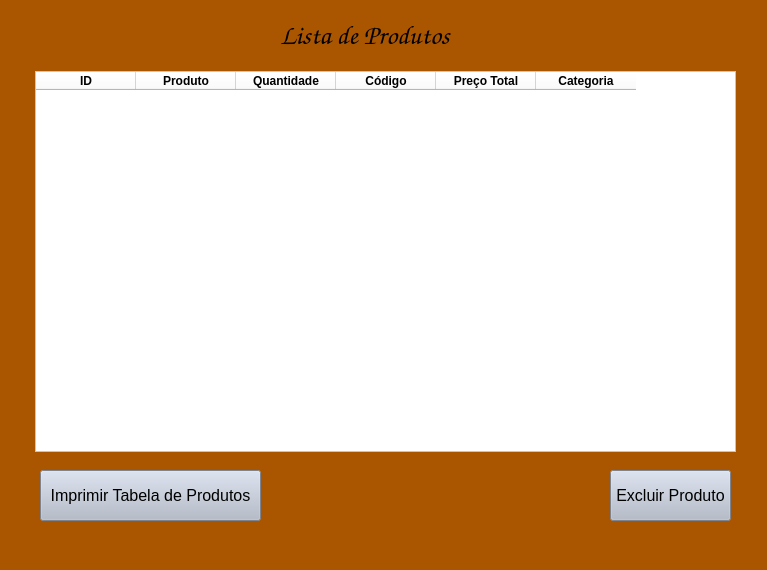
<?xml version="1.0" encoding="UTF-8"?>
<ui version="4.0">
 <class>MainWindow</class>
 <widget class="QMainWindow" name="MainWindow">
  <property name="geometry">
   <rect>
    <x>0</x>
    <y>0</y>
    <width>767</width>
    <height>570</height>
   </rect>
  </property>
  <property name="windowTitle">
   <string>MainWindow</string>
  </property>
  <property name="styleSheet">
   <string notr="true">background-color: rgb(170, 85, 0);</string>
  </property>
  <widget class="QWidget" name="centralwidget">
   <widget class="QLabel" name="label">
    <property name="geometry">
     <rect>
      <x>280</x>
      <y>10</y>
      <width>231</width>
      <height>51</height>
     </rect>
    </property>
    <property name="font">
     <font>
      <family>Comic Sans MS</family>
      <pointsize>20</pointsize>
     </font>
    </property>
    <property name="text">
     <string>Lista de Produtos</string>
    </property>
   </widget>
   <widget class="QTableWidget" name="tableWidget">
    <property name="geometry">
     <rect>
      <x>35</x>
      <y>71</y>
      <width>701</width>
      <height>381</height>
     </rect>
    </property>
    <property name="minimumSize">
     <size>
      <width>701</width>
      <height>381</height>
     </size>
    </property>
    <property name="maximumSize">
     <size>
      <width>701</width>
      <height>381</height>
     </size>
    </property>
    <property name="font">
     <font>
      <pointsize>12</pointsize>
     </font>
    </property>
    <property name="styleSheet">
     <string notr="true">background-color: rgb(255, 255, 255);</string>
    </property>
    <column>
     <property name="text">
      <string>ID</string>
     </property>
     <property name="font">
      <font>
       <weight>75</weight>
       <bold>true</bold>
      </font>
     </property>
    </column>
    <column>
     <property name="text">
      <string>Produto</string>
     </property>
     <property name="font">
      <font>
       <weight>75</weight>
       <bold>true</bold>
      </font>
     </property>
    </column>
    <column>
     <property name="text">
      <string>Quantidade</string>
     </property>
     <property name="font">
      <font>
       <weight>75</weight>
       <bold>true</bold>
      </font>
     </property>
    </column>
    <column>
     <property name="text">
      <string>Código</string>
     </property>
     <property name="font">
      <font>
       <weight>75</weight>
       <bold>true</bold>
      </font>
     </property>
    </column>
    <column>
     <property name="text">
      <string>Preço Total</string>
     </property>
     <property name="font">
      <font>
       <weight>75</weight>
       <bold>true</bold>
      </font>
     </property>
    </column>
    <column>
     <property name="text">
      <string>Categoria</string>
     </property>
     <property name="font">
      <font>
       <weight>75</weight>
       <bold>true</bold>
      </font>
     </property>
    </column>
   </widget>
   <widget class="QPushButton" name="pushButton">
    <property name="geometry">
     <rect>
      <x>40</x>
      <y>470</y>
      <width>221</width>
      <height>51</height>
     </rect>
    </property>
    <property name="font">
     <font>
      <pointsize>12</pointsize>
     </font>
    </property>
    <property name="styleSheet">
     <string notr="true">background-color: rgb(177, 185, 200);</string>
    </property>
    <property name="text">
     <string>Imprimir Tabela de Produtos</string>
    </property>
   </widget>
   <widget class="QPushButton" name="pushButton_2">
    <property name="geometry">
     <rect>
      <x>610</x>
      <y>470</y>
      <width>121</width>
      <height>51</height>
     </rect>
    </property>
    <property name="font">
     <font>
      <pointsize>12</pointsize>
     </font>
    </property>
    <property name="styleSheet">
     <string notr="true">background-color: rgb(177, 185, 200);</string>
    </property>
    <property name="text">
     <string>Excluir Produto</string>
    </property>
   </widget>
  </widget>
  <widget class="QMenuBar" name="menubar">
   <property name="geometry">
    <rect>
     <x>0</x>
     <y>0</y>
     <width>767</width>
     <height>21</height>
    </rect>
   </property>
  </widget>
  <widget class="QStatusBar" name="statusbar"/>
 </widget>
 <resources/>
 <connections/>
</ui>
